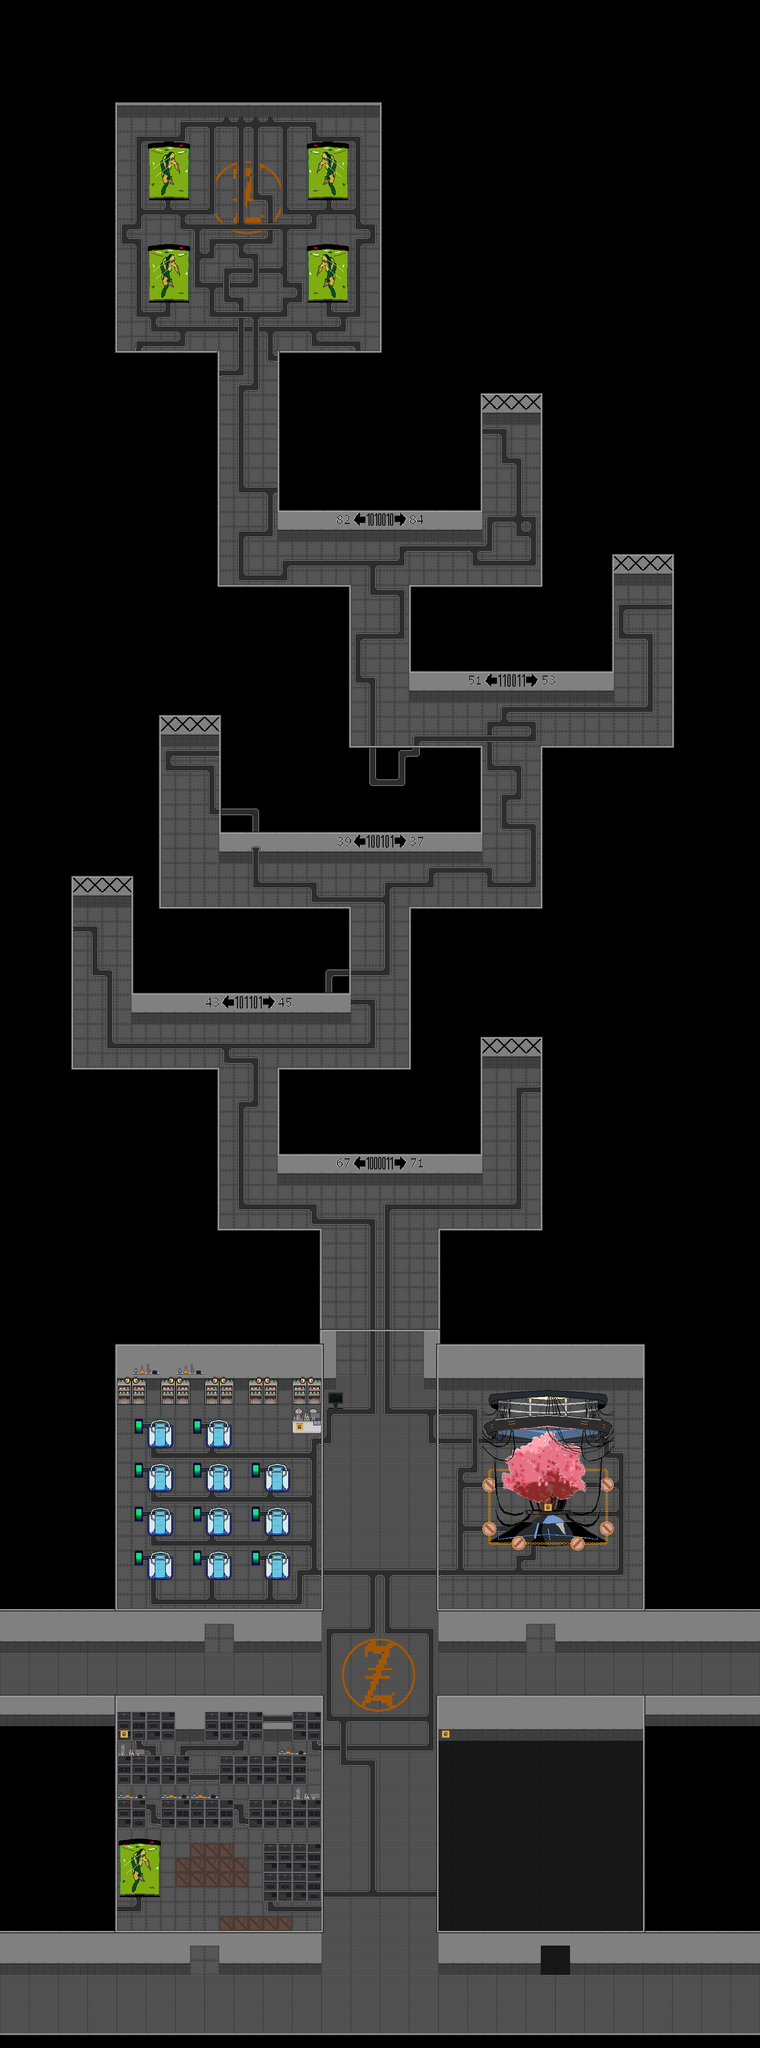

Rendered tile map (Tiled .tmx) drawn with the repository's tilesets; below, a short description and the map source with its tile grids summarised:
An orthogonal 52x140 tile map with 32x32 px tiles, 11 tile layers (background, deco_sol, murs, tuillot, ...), 9 tilesets and 171 objects (140x collision, 10x zonne_collsions_e pour examiner, 2x zonne_collsions_, 2x murs_invi_D, spawn, ...).

<map version="1.8" tiledversion="1.8.0" orientation="orthogonal" renderorder="right-down" width="52" height="140" tilewidth="32" tileheight="32" infinite="0" nextlayerid="18" nextobjectid="304">
 <tileset firstgid="1" source="tiledset_futur.tsx" />
 <tileset firstgid="257" source="LEZAIDE.tsx" />
 <tileset firstgid="287" name="murs_sol_futur" tilewidth="32" tileheight="32" tilecount="4" columns="2">
  <image source="resources/murs_sol_futur.png" trans="ffffff" width="64" height="64" />
 </tileset>
 <tileset firstgid="291" name="arbre" tilewidth="32" tileheight="32" tilecount="99" columns="9">
  <image source="resources/arbre.png" trans="ffffff" width="288" height="352" />
 </tileset>
 <tileset firstgid="390" source="tiledset_futur_2.tsx" />
 <tileset firstgid="646" source="tiledsetbinaire.tsx" />
 <tileset firstgid="902" source="paneau_de_controle.tsx" />
 <tileset firstgid="908" source="debut_tileset_enigme.tsx" />
 <tileset firstgid="1164" source="post_it.tsx" />
 <layer id="1" name="background" width="52" height="140">
  <data>[7280 cells, 3019 non-empty, 9 distinct tile ids]</data>
 </layer>
 <layer id="3" name="deco_sol" width="52" height="140">
  <data>[7280 cells, 60 non-empty, 30 distinct tile ids]</data>
 </layer>
 <layer id="4" name="murs" width="52" height="140">
  <data>[7280 cells, 548 non-empty, 15 distinct tile ids]</data>
 </layer>
 <layer id="5" name="tuillot" width="52" height="140">
  <data>[7280 cells, 546 non-empty, 10 distinct tile ids]</data>
 </layer>
 <layer id="6" name="tullot2" width="52" height="140">
  <data>[7280 cells, 122 non-empty, 5 distinct tile ids]</data>
 </layer>
 <layer id="7" name="tuillot3" width="52" height="140">
  <data>[7280 cells, 83 non-empty, 9 distinct tile ids]</data>
 </layer>
 <layer id="8" name="tuillot4" width="52" height="140">
  <data>[7280 cells, 41 non-empty, 21 distinct tile ids]</data>
 </layer>
 <layer id="17" name="deco_" width="52" height="140">
  <data>[7280 cells, 305 non-empty, 70 distinct tile ids]</data>
 </layer>
 <layer id="10" name="devant_le_perso" width="52" height="140">
  <data>[7280 cells, 14 non-empty, 4 distinct tile ids]</data>
 </layer>
 <layer id="11" name="devant_le_personnage" width="52" height="140">
  <data>[7280 cells, 846 non-empty, 124 distinct tile ids]</data>
 </layer>
 <layer id="12" name="2" width="52" height="140">
  <data>[7280 cells, 143 non-empty, 16 distinct tile ids]</data>
 </layer>
 <objectgroup id="16" name="Calque d'Objets 1">
  <object id="98" name="spawn" type="spawn" x="800" y="4352">
   <point />
  </object>
  <object id="99" name="murs" type="collision" x="-32.5" y="4448" width="1747.17" height="32" />
  <object id="100" name="murs" type="collision" x="1408" y="3008" width="34.5152" height="552.243" />
  <object id="101" name="murs" type="collision" x="-31.8333" y="4288" width="451.908" height="31.5" />
  <object id="102" name="murs" type="collision" x="476.135" y="4253" width="218.167" height="66.5333" />
  <object id="103" name="murs" type="collision" x="700.97" y="3744.01" width="11.7547" height="575.494" />
  <object id="104" name="murs" type="collision" x="256" y="3584" width="196" height="31.5652" />
  <object id="105" name="murs" type="collision" x="507.455" y="3550.07" width="196" height="65.9248" />
  <object id="106" name="murs" type="collision" x="700.879" y="3039.82" width="10" height="576.196" />
  <object id="107" name="murs" type="collision" x="951.973" y="3041" width="11.0272" height="574.994" />
  <object id="108" name="murs" type="collision" x="970.5" y="3547" width="185.5" height="69" />
  <object id="109" name="murs" type="collision" x="1212.19" y="3549" width="484.018" height="67.1992" />
  <object id="110" name="murs" type="collision" x="952.5" y="3739.58" width="10.5417" height="580.42" />
  <object id="111" name="murs" type="collision" x="968.5" y="4253.67" width="221.667" height="66.3333" />
  <object id="112" name="murs" type="collision" x="1240.33" y="4253.33" width="465.084" height="66.6667" />
  <object id="116" name="murs" type="collision" x="224" y="3008" width="543.984" height="32" />
  <object id="117" name="murs" type="collision" x="224" y="3799.12" width="32" height="486.712" />
  <object id="118" name="murs" type="collision" x="224" y="3040" width="32" height="576" />
  <object id="119" name="murs" type="collision" x="-32.5" y="3584" width="256.5" height="32" />
  <object id="120" name="murs" type="collision" x="-33.8333" y="3742.1" width="289.891" height="33.8984" />
  <object id="121" name="murs" type="collision" x="256.006" y="3742.11" width="435.72" height="65.8924" />
  <object id="122" name="murs" type="collision" x="256" y="3549.5" width="196" height="34.5" />
  <object id="123" name="murs" type="collision" x="64" y="3552" width="160" height="32" />
  <object id="124" name="murs" type="collision" x="63.5" y="4253.67" width="352.5" height="34.3333" />
  <object id="128" name="murs" type="collision" x="566.5" y="2970.17" width="206.806" height="37.8202" />
  <object id="129" name="murs" type="collision" x="887.665" y="2970.69" width="253.274" height="37.3164" />
  <object id="130" name="murs" type="collision" x="1139.03" y="2976" width="236.969" height="32" />
  <object id="131" name="murs" type="collision" x="1376" y="2976" width="32" height="32" />
  <object id="132" name="murs" type="collision" x="970.818" y="3738.33" width="725.606" height="69" />
  <object id="133" type="collision" x="1408" y="3776" width="32.5" height="471" />
  <object id="134" name="lits" type="collision" x="325" y="3104.67" width="53.3333" height="63.3333" />
  <object id="135" name="lits" type="collision" x="453" y="3105.67" width="53.3333" height="63.3333" />
  <object id="136" name="lits" type="collision" x="325" y="3201.67" width="53.3333" height="63.3333" />
  <object id="137" name="lits" type="collision" x="453.667" y="3200.33" width="53.3333" height="63.3333" />
  <object id="138" name="lits" type="collision" x="325" y="3296.67" width="53.3333" height="63.3333" />
  <object id="139" name="lits" type="collision" x="453.333" y="3296.67" width="53.3333" height="63.3333" />
  <object id="140" name="lits" type="collision" x="581.667" y="3297" width="53.3333" height="63.3333" />
  <object id="141" name="lits" type="collision" x="581" y="3200.67" width="53.3333" height="63.3333" />
  <object id="142" name="murs" type="collision" x="640.5" y="3074" width="52.5" height="60.5" />
  <object id="143" name="toneau?" type="collision" x="551.5" y="3296.5" width="17" height="31" />
  <object id="144" name="toneau?" type="collision" x="551.773" y="3200.73" width="17" height="31" />
  <object id="145" name="toneau?" type="collision" x="551.833" y="3392.83" width="17" height="31" />
  <object id="146" name="toneau?" type="collision" x="423.5" y="3392.17" width="17" height="31" />
  <object id="147" name="toneau?" type="collision" x="295.5" y="3392.17" width="17" height="31" />
  <object id="148" name="toneau?" type="collision" x="295.167" y="3296.17" width="17" height="31" />
  <object id="149" name="toneau?" type="collision" x="296.167" y="3201.17" width="17" height="31" />
  <object id="150" name="toneau?" type="collision" x="295.5" y="3104.5" width="17" height="31" />
  <object id="151" name="toneau?" type="collision" x="423.5" y="3103.83" width="17" height="31" />
  <object id="152" name="toneau?" type="collision" x="423.25" y="3200.5" width="17" height="31" />
  <object id="153" name="toneau?" type="collision" x="423.25" y="3296.75" width="17" height="31" />
  <object id="154" name="lits" type="collision" x="580.379" y="3392.79" width="53.3333" height="63.3333" />
  <object id="155" name="lits" type="collision" x="453.879" y="3392.88" width="53.3333" height="63.3333" />
  <object id="156" name="lits" type="collision" x="324.606" y="3392.51" width="53.3333" height="63.3333" />
  </objectgroup>
</map>
<!-- 118 of 171 objects omitted -->
